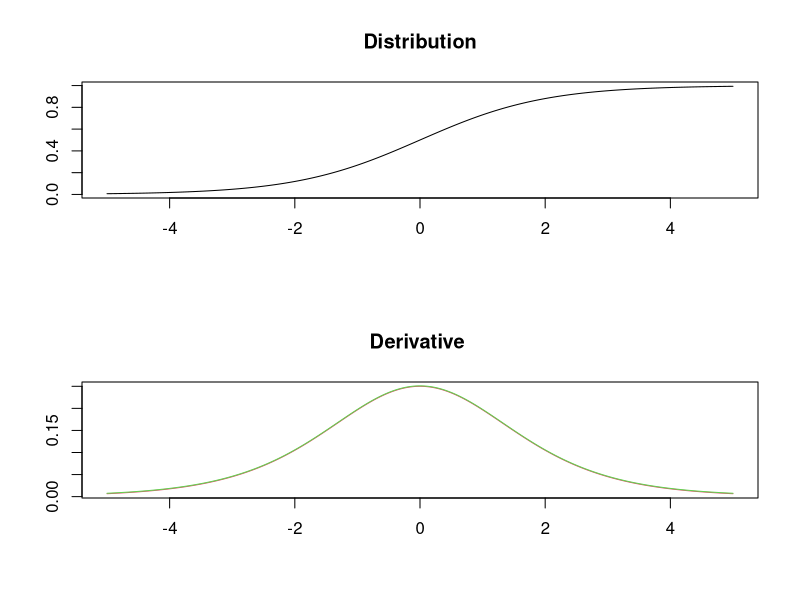
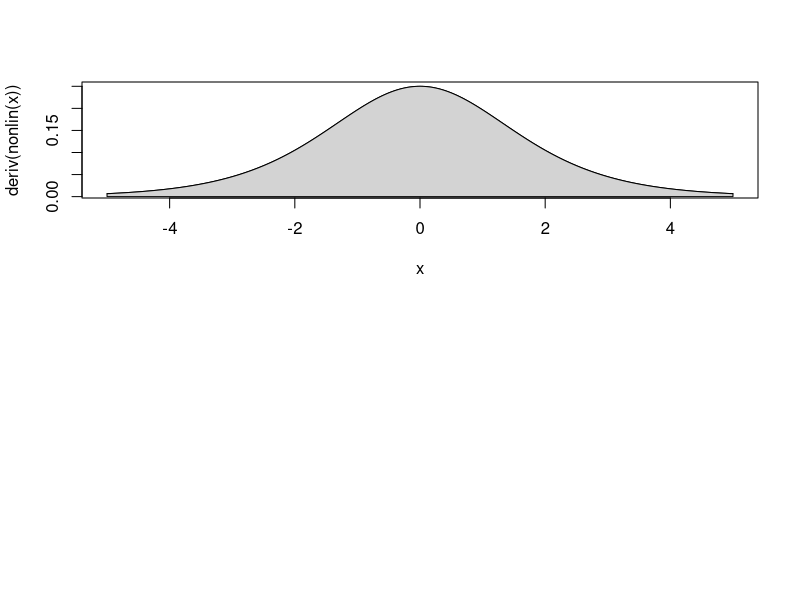

Here is the R script that generated these plots, in order:
nonlin = function(x){
  out = 1/(1+exp(-x))
  return(out)
}

deriv = function(x){
  return(x*(1-x))
}

calcderiv = function(x){
  
  a = exp(-x)
  b = (a + 1)**2
  # The addition is done to see the two different functions within
  # the graph. It does not belong to the claculation.
  out = (a/b)+0.001
  
  return(out)
}

a = seq(-5,5,0.01)
nl = nonlin(a)

par(mfrow = c(2,1))

plot(a,nonlin(a), type = 'l', 
     main = 'Distribution',
     xlab = '',
     ylab = '')

# The following two plots seem to be equal
plot(a,deriv(nonlin(a)),col=2, type = 'l', 
     main = 'Derivative ',
     xlab = '',
     ylab = '')
points(a, calcderiv(a), col=3, type = 'l')

# The following code fills the area under the curve.
# This code is optional and should not be used if 
# the similarity of the two curves above should be shown.
b = 5
cord.x <- c(-b,seq(-b,b,0.01),b) 
cord.y <- c(0,deriv(nonlin(a)),0) 
curve(deriv(nonlin(x)),xlim=c(-b,b))
polygon(cord.x,cord.y,col='lightgrey')
